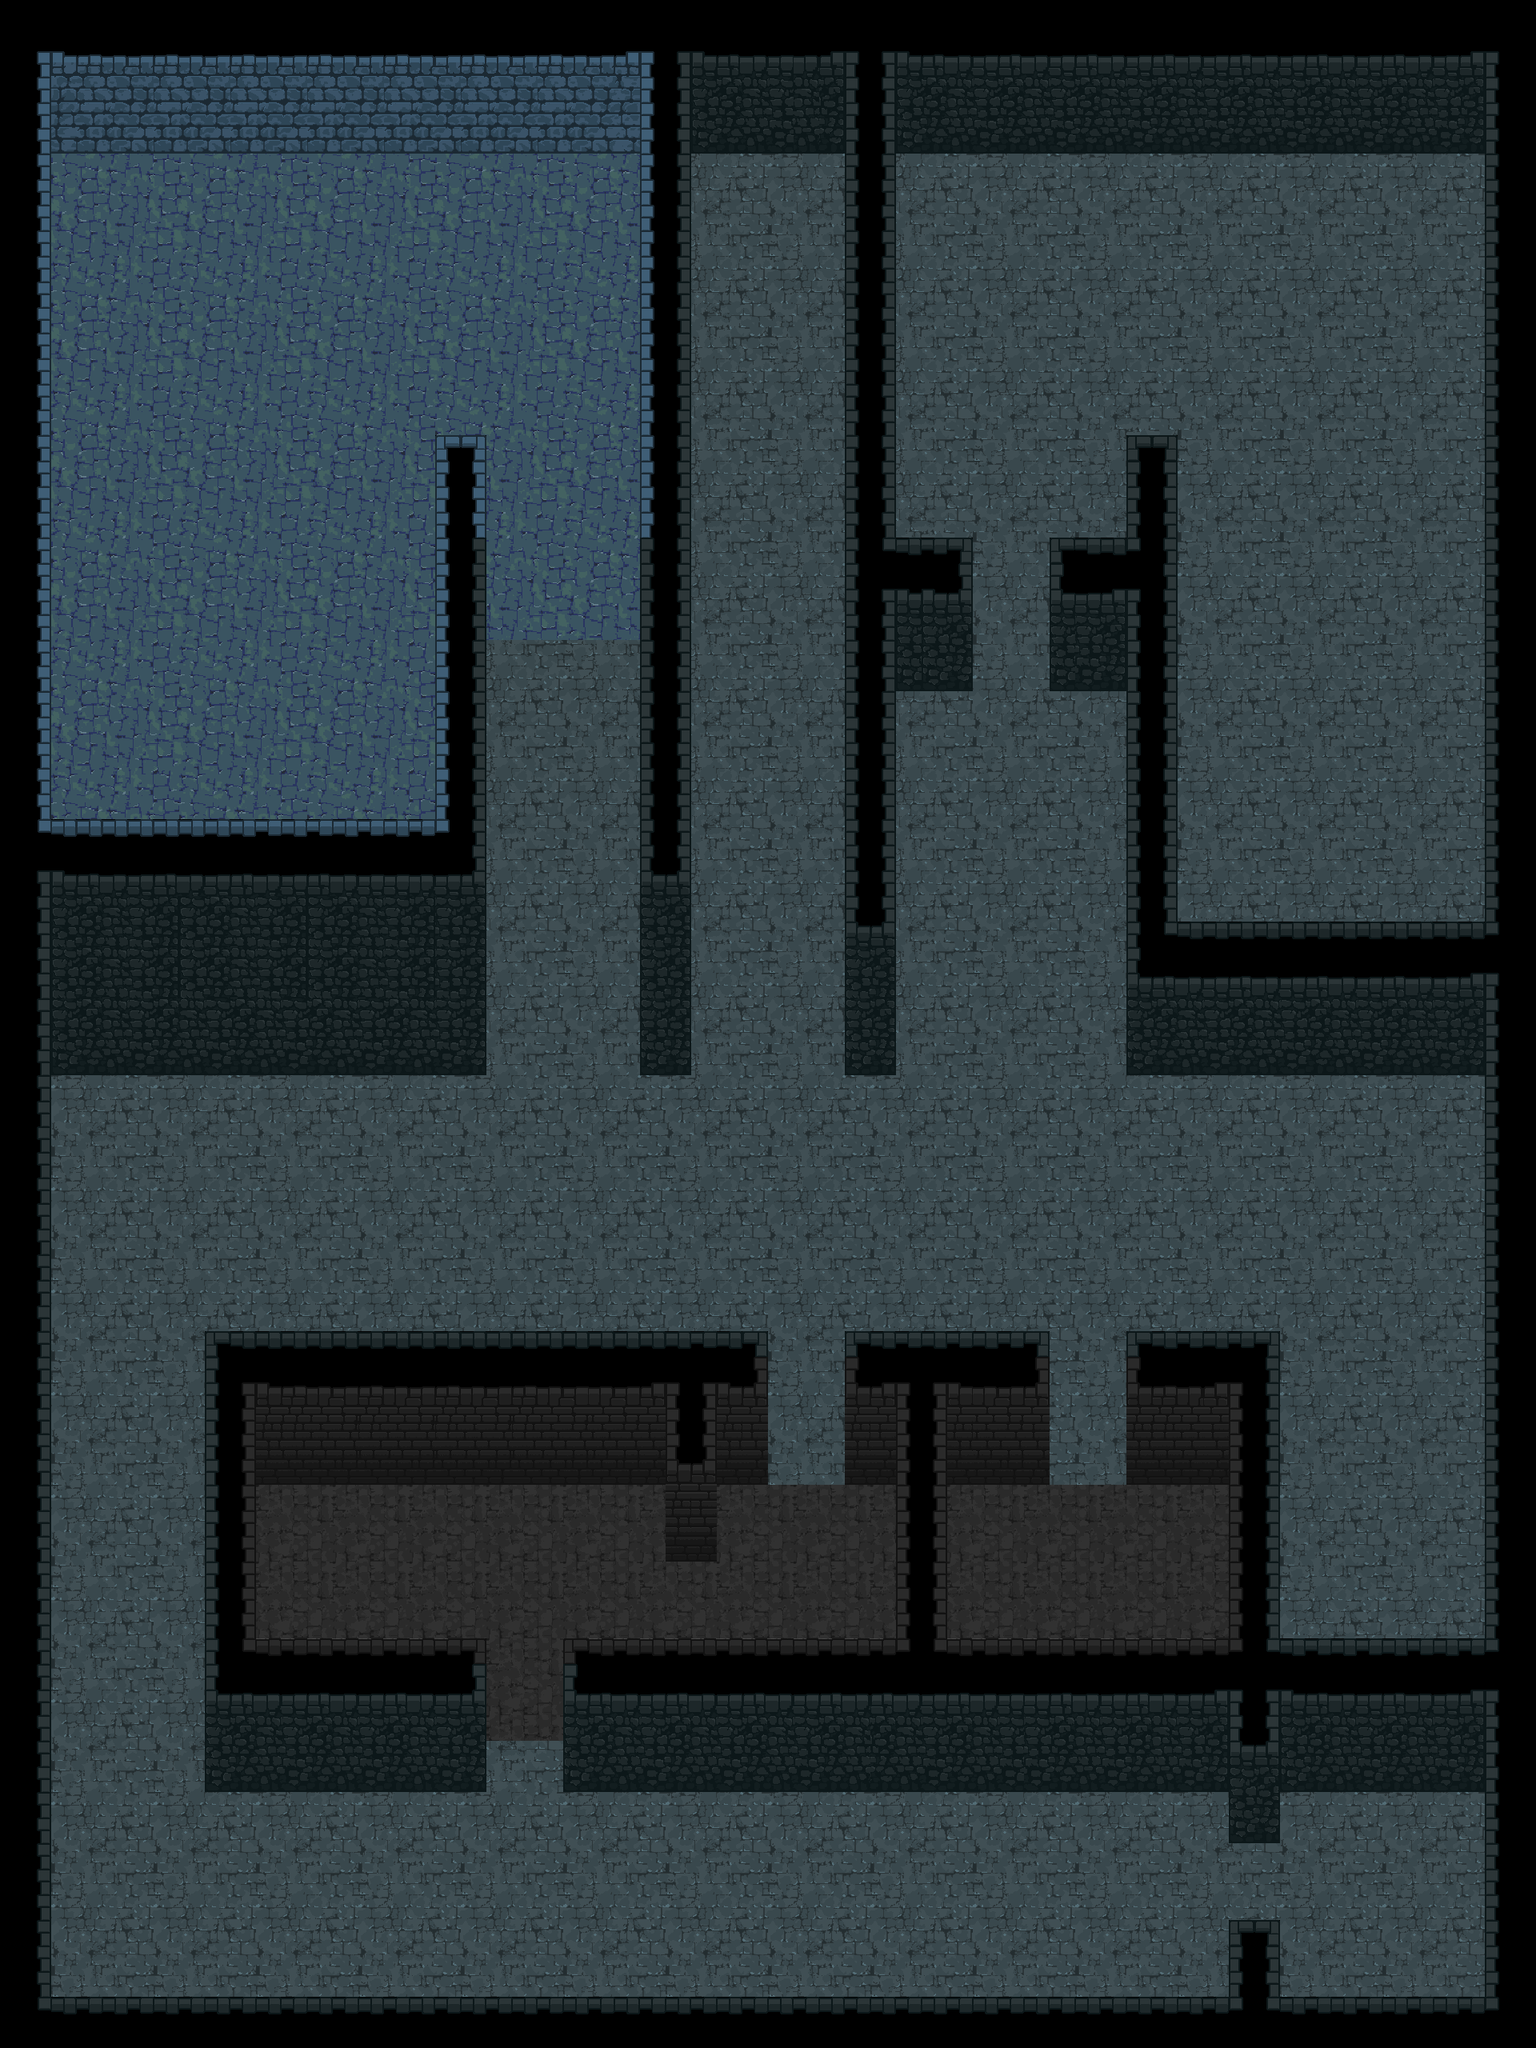

A 2D game scene composited from a Tiled map and its tileset images. What follows is a short description and the map's XML, with each tile layer's data collapsed to a summary:
An orthogonal 60x80 tile map with 32x32 px tiles, 3 tile layers (suelo, paredes, paredes_esp), 1 hidden layer not drawn.

<map version="1.5" tiledversion="1.7.2" orientation="orthogonal" renderorder="right-down" width="60" height="80" tilewidth="32" tileheight="32" infinite="0" nextlayerid="10" nextobjectid="1">
 <tileset firstgid="1" name="dungeon_png_reference" tilewidth="32" tileheight="32" tilecount="1064" columns="8">
  <image source="dungeon_png_reference.png" width="256" height="4256" />
 </tileset>
 <layer id="2" name="suelo" width="60" height="80">
  <properties>
   <property name="Draw" value="1" />
  </properties>
  <data>[4800 cells, 4800 non-empty, 51 distinct tile ids]</data>
 </layer>
 <layer id="6" name="paredes_sincoll" width="60" height="80" visible="0">
  <properties>
   <property name="Draw" value="1" />
  </properties>
  <data>[4800 cells, 276 non-empty, 1 distinct tile ids]</data>
 </layer>
 <layer id="1" name="paredes" width="60" height="80">
  <properties>
   <property name="Draw" value="1" />
   <property name="Navegation" value="2" />
  </properties>
  <data>[4800 cells, 1345 non-empty, 85 distinct tile ids]</data>
 </layer>
 <layer id="3" name="paredes_esp" width="60" height="80">
  <properties>
   <property name="Draw" value="1" />
   <property name="Navegation" value="3" />
  </properties>
  <data>[4800 cells, 35 non-empty, 10 distinct tile ids]</data>
 </layer>
</map>
